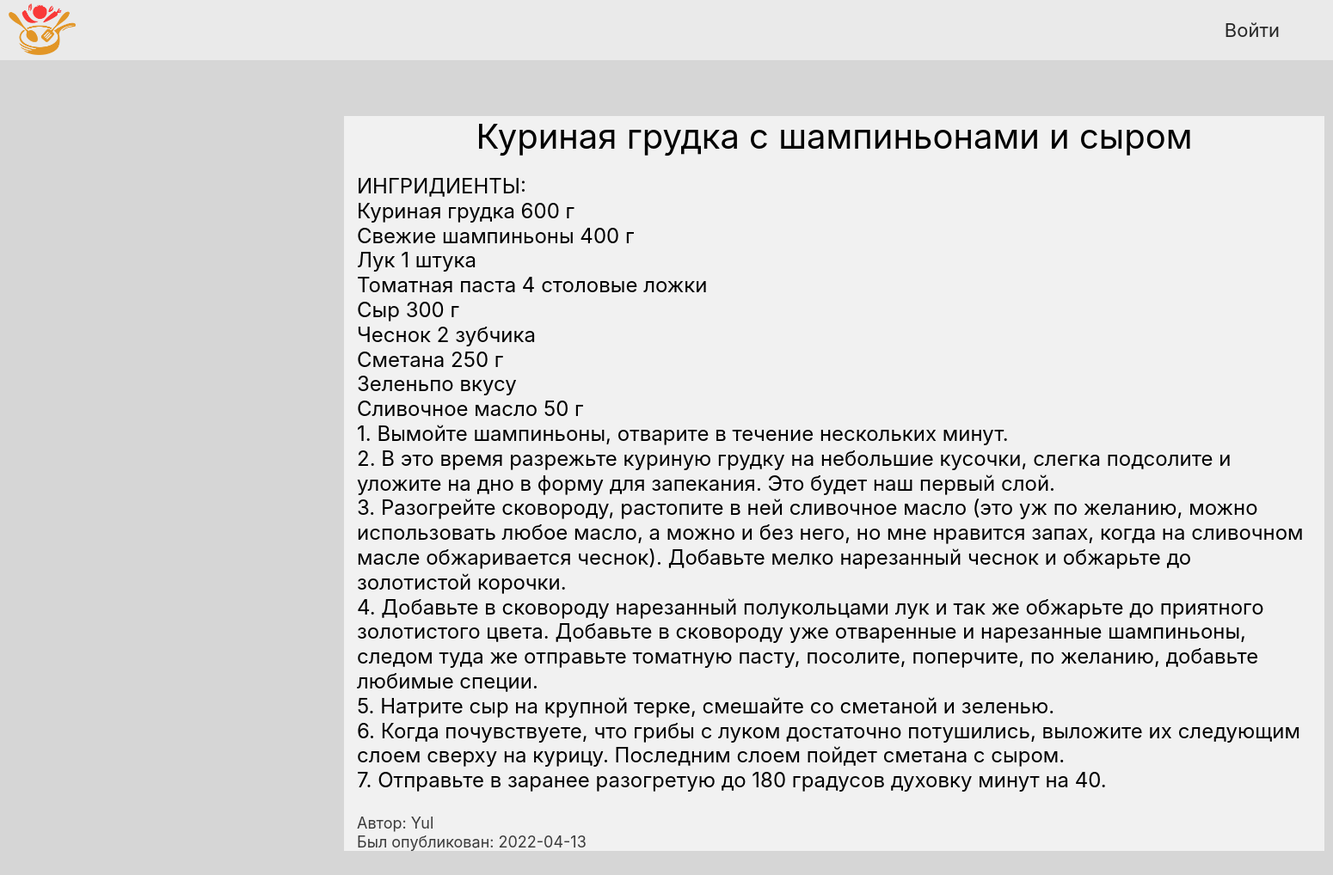
/recipe/3, run on the app's committed database.
### data/recipes.py (models this page shows)
class Recipe(SqlAlchemyBase, SerializerMixin):
    __tablename__ = 'recipes'
    id = sqlalchemy.Column(sqlalchemy.Integer, primary_key=True, autoincrement=True)
    author_id = sqlalchemy.Column(sqlalchemy.Integer, sqlalchemy.ForeignKey("users.id"))
    author = orm.relation('User')
    recipe_title = sqlalchemy.Column(sqlalchemy.String)
    recipe_content = sqlalchemy.Column(sqlalchemy.String)
    creation_date = sqlalchemy.Column(sqlalchemy.DateTime, default=datetime.now)

### data/users.py (models this page shows, shortened)
class User(SqlAlchemyBase, UserMixin, SerializerMixin):
    __tablename__ = 'users'
    id = sqlalchemy.Column(sqlalchemy.Integer, primary_key=True, autoincrement=True)
    name = sqlalchemy.Column(sqlalchemy.String)
    about = sqlalchemy.Column(sqlalchemy.String, nullable=True)
    email = sqlalchemy.Column(sqlalchemy.String, index=True, unique=True)
    rights = sqlalchemy.Column(sqlalchemy.Boolean, default=False)
    hashed_password = sqlalchemy.Column(sqlalchemy.String)
    register_date = sqlalchemy.Column(sqlalchemy.DateTime, default=datetime.now)
    recipes = orm.relation("Recipe", back_populates='author')

### main.py (the view)
@app.route('/recipe/<int:recipe_id>')
def view_recipe(recipe_id):
    db_sess = db_session.create_session()
    recipe = db_sess.query(Recipe).filter(Recipe.id == recipe_id).first()
    if recipe:
        recipe_data = {"author_name": recipe.author.name,
                       "recipe_title": recipe.recipe_title,
                       "recipe_content": recipe.recipe_content.split("\n"),
                       "creation_date": str(recipe.creation_date).split()[0],
                       "recipe_id": recipe.id}
        return render_template('recipe_view.html', css_file="recipe_view.css",
                               recipe_data=recipe_data)
    else:
        abort(404)

### data/db_session.py (called while the page is built)
def create_session() -> Session:
    global __factory
    return __factory()

### templates/recipe_view.html (shortened to what this page needs)
{% extends "base.html" %}
{% block content %}
<section id="main" class="main">
    <div class="container">
        <h2 class="title">{{recipe_data["recipe_title"]}}</h2>
        {% for line in recipe_data["recipe_content"]%}
            <h3 class="content">{{line}}</h3>
        {% endfor %}
        <br>
        <h4 class="author">Автор: {{recipe_data["author_name"]}}</h4>
        <h4 class="date">Был опубликован: {{recipe_data["creation_date"]}}</h4>
    </div>
</section>
{% endblock %}

### static/css/main.css (style rules this page uses)
body { padding: 0; margin: 0; color: black; position: relative; opacity: 1; background-color: #d6d6d6; }
h1, h2, h3, h4, h5, h6 { padding: 0; margin: 0; }

### static/css/recipe_view.css (style rules this page uses)
h1, h2, h3, h4, h5, h6 { padding: 0; margin: 0; }
section .container { margin: 65px 400px; background-color: #F1F1F1; }
section .title { font-size: 40px; font-weight: 400; text-align: center; margin-top: 20px; margin-bottom: 20px; }
section .content { font-size: 24px; font-weight: 400; }
section .author { font-size: 18px; font-weight: 400; color: #3b3b3b; }
section .date { font-size: 18px; font-weight: 400; color: #3b3b3b; }

### data on the page
Recipe: recipe_title "Куриная грудка с шампиньонами и сыром"
User: author_name "Yul"

### other printed values
{{ line }} "ИНГРИДИЕНТЫ:" "Куриная грудка 600 г" "Свежие шампиньоны 400 г" "Лук 1 штука" "Томатная паста 4 столовые ложки" "Сыр 300 г" "Чеснок 2 зубчика" "Сметана 250 г" "Зеленьпо вкусу" "Сливочное масло 50 г" "1. Вымойте шампиньоны, отварите в течение нескольких минут." "2. В это время разрежьте куриную грудку на небольшие кусочки, слегка подсолите и уложите на дно в форму для запекания. Это будет наш первый слой." "5. Натрите сыр на крупной терке, смешайте со сметаной и зеленью." "6. Когда почувствуете, что грибы с луком достаточно потушились, выложите их следующим слоем сверху на курицу. Последним слоем пойдет сметана с сыром." "7. Отправьте в заранее разогретую до 180 градусов духовку минут на 40."
{{ recipe_data["creation_date"] }} "2022-04-13"
